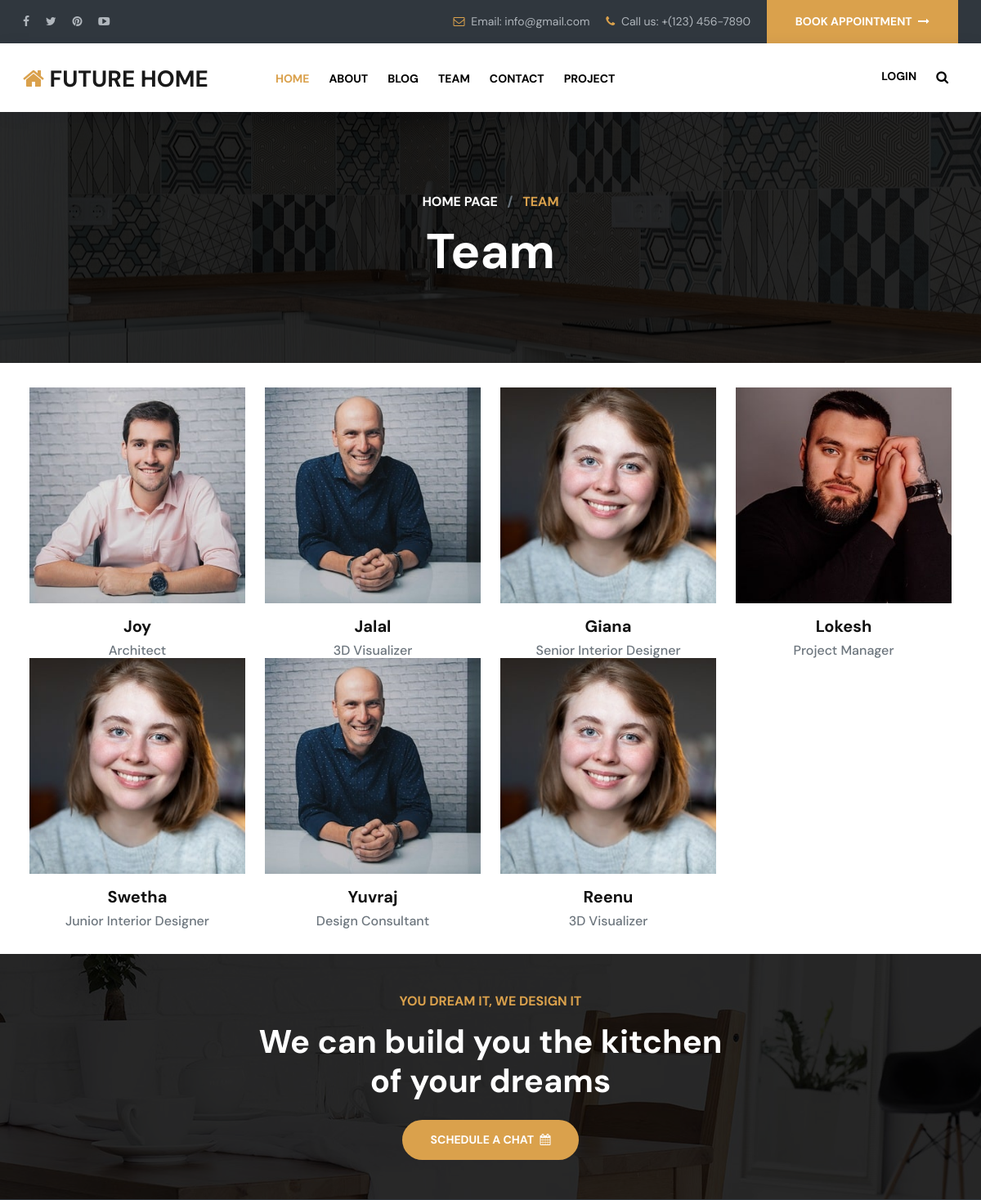
The page /team/ (upper part) on the database as committed earlier.
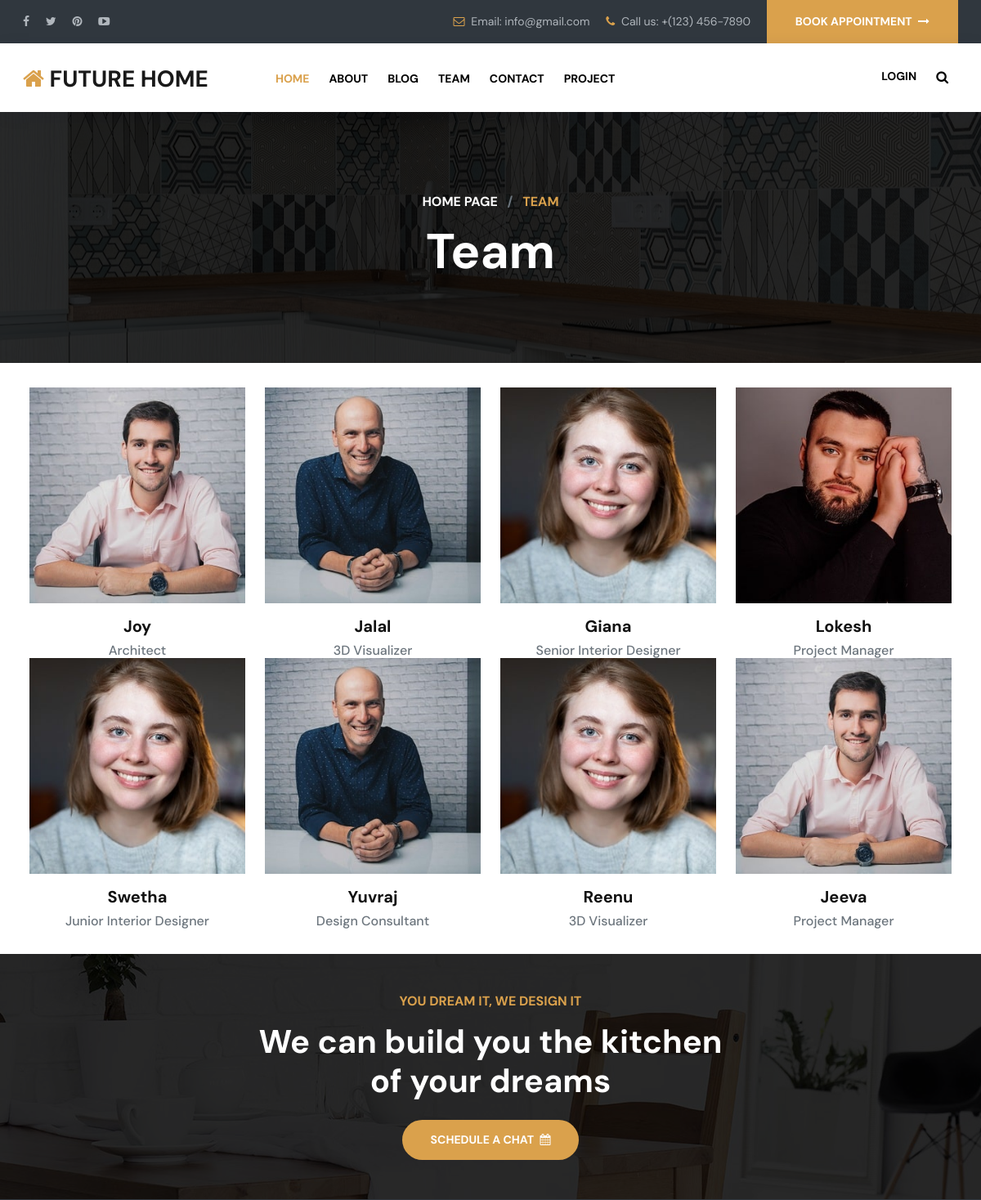
The same page on the database as committed later.
### future_app/models.py (models this page shows, shortened)
class User(AbstractUser):
    USERNAME_FIELD = 'email'
    REQUIRED_FIELDS = ['username', 'phone_number']
    user_type = models.IntegerField(default=1, choices=userchoices)
    phone_number = models.CharField(max_length=10, null=True, blank=True)
    email = models.EmailField(null=True, blank=True, unique=True)
    created_at = models.DateField(auto_now_add=True)
    name = models.CharField(max_length=100, null=True, blank=True)

class Staff(models.Model):
    staff = models.ForeignKey(User, on_delete=models.CASCADE, related_name='staff_profile')
    designation = models.CharField(max_length=100, null=True, blank=True)
    experience = models.CharField(max_length=100, null=True, blank=True)
    qualification = models.CharField(max_length=100, null=True, blank=True)
    image = models.ImageField(null=True, blank=True, upload_to="images/")

### future_app/views.py (the view)
# urls.py: path('team/', views.Team, name='team'),
def Team(request):
    unread_count = Notification.objects.filter(user=request.user.id, read=False).count()
    staff = Staff.objects.all()
    emp = User.objects.all()
    return render(request, 'team.html', locals())

### future_app/context_processors.py (called while the page is built, shortened)
def notifications_context_processor(request):
    return {}

### templates/team.html (shortened to what this page needs)
<!DOCTYPE html>
{% load static %}
<html lang="en">
<head>
	<link href="{% static 'css/bootstrap.min.css' %}" rel="stylesheet" >
	<link href="{% static 'css/font-awesome.min.css' %}" rel="stylesheet" >
	<link href="{% static 'css/global.css' %}" rel="stylesheet">
	<link href="{% static 'css/about.css' %}" rel="stylesheet">
</head>
<body>
{% include 'header.html' %}
<section id="center" class="center_team">
 <div class="promo_m center_om">
  <div class="container-fluid">
    <div class="center_o1 row text-center">
	 <div class="col-md-12">
	   <h6 class="col_yell fw-bold"><a class="text-white" href="{% url 'home' %}">HOME PAGE</a> <span class="mx-2 text-muted">/</span> TEAM</h6>
	   <h1 class="mb-0 font_60 text-white mt-3">Team</h1>
	 </div>
	</div>
 </div>
 </div>
</section>
<section id="team" class="p_3 px-4">
  <div class="container-fluid">
    <div class="team_1 row">
      {% for i in staff %}
      {% for j in emp %}
      {% if i.staff_id == j.id %}
      <div class="col-md-3 col-sm-6">
        <div class="team_1m text-center">
          <div class="team_1mi position-relative">
            <div class="team_1mi1">
              <div class="grid clearfix">
                <figure class="effect-jazz mb-0">
                  <a href="#" data-bs-toggle="modal" data-bs-target="#staffDetailModal"
                     data-image="{{ i.image.url }}"
                     data-name="{{ j.name }}"
                     data-designation="{{ i.designation }}"
                     data-qualification="{{ i.qualification }}"
                     data-experience="{{ i.experience }}">
                    <img src="{{ i.image.url }}" class="w-100" alt="abc">
                  </a>
                </figure>
              </div>
            </div>
          </div>
          <div class="team_1m1 mt-3">
            <h5>
              <a href="#" data-bs-toggle="modal" data-bs-target="#staffDetailModal"
                 data-image="{{ i.image.url }}"
                 data-name="{{ j.name }}"
                 data-designation="{{ i.designation }}"
                 data-qualification="{{ i.qualification }}"
                 data-experience="{{ i.experience }}">
                {{ j.name }}
              </a>
            </h5>
            <h6 class="text-muted mb-0">{{ i.designation }}</h6>
          </div>
        </div>
      </div>
      {% endif %}
      {% endfor %}
      {% endfor %}
    </div>
  </div>
</section>
<section id="chat">
 <div class="promo_m pt-5 pb-5 px-4">
  <div class="container-fluid">
    <div class="project_1 row text-center">
	 <div class="col-md-12">
	  <h6 class="col_yell fw-bold">YOU DREAM IT, WE DESIGN IT</h6>
	  <h1 class="text-white mt-3">We can build you the kitchen <br> of your dreams</h1>
	  <h6 class="mb-0 mt-4"><a class="button" href="{% url 'appointment' %}">SCHEDULE A CHAT <i class="fa fa-calendar ms-1"></i></a></h6>
	 </div>
	</div>
 </div>
 </div>
</section>
</body>
</html>

### templates/header.html (shortened to what this page needs)
{% load static %}
{% if user.is_active %}
<section id="top" class="bg_dark  px-3">
     <div class="container-fluid">
      <div class="row top_1">
       <div class="col-md-2 col-lg-3">
        <div class="top_1l pt-3">
         <ul class="mb-0 font_14">
            <li class="d-inline-block me-3"><a class="col_light" href="#"><i class="fa fa-facebook"></i> </a></li>
            <li class="d-inline-block me-3"><a class="col_light" href="#"><i class="fa fa-twitter"></i> </a></li>
            <li class="d-inline-block me-3"><a class="col_light" href="#"><i class="fa fa-pinterest"></i> </a></li>
            <li class="d-inline-block"><a class="col_light" href="#"><i class="fa fa-youtube-play"></i> </a></li>
         </ul>
        </div>
       </div>
       <div class="col-md-10 col-lg-9">
        <div class="top_1r text-end">
           <ul class="mb-0 font_14">
          <li class="d-inline-block col_light"><i class="fa fa-envelope-o me-1 col_yell"></i> Email:  interior@gmail.com</li>
          <li class="d-inline-block mx-3 col_light"><i class="fa fa-phone me-1 col_yell"></i> Call us: +(123) 456-7890</li>
          <li class="d-inline-block"><a class="button rounded-0" href="{% url 'appointment' %}">BOOK APPOINTMENT <i class="fa fa-long-arrow-right ms-1"></i></a></li>
         </ul>
        </div>
       </div>
      </div>
     </div>
    </section>
    <section id="header">
    <nav class="navbar navbar-expand-md navbar-light bg-white mx-auto shadow_box px-3" id="navbar_sticky">
      <div class="container-fluid">
        <a class="navbar-brand p-0  fw-bold" href="{% url 'home' %}"><i class="fa fa-home col_yell"></i> Future Home</a>
        <button class="navbar-toggler" type="button" data-bs-toggle="collapse" data-bs-target="#navbarSupportedContent" aria-controls="navbarSupportedContent" aria-expanded="false" aria-label="Toggle navigation">
          <span class="navbar-toggler-icon"></span>
        </button>
        <div class="collapse navbar-collapse" id="navbarSupportedContent">
           <ul class="navbar-nav mb-0 nav_1">
            <li class="nav-item">
              <a class="nav-link active" aria-current="page" href="{% url 'home' %}">Home</a>
            </li>
            <li class="nav-item">
              <a class="nav-link" href="{% url 'about' %}">About </a>
            </li>
            <li class="nav-item">
              <a class="nav-link" href="{% url 'blog' %}">Blog </a>
            </li>
            <li class="nav-item">
              <a class="nav-link" href="{% url 'team' %}">Team</a>
            </li>
            <li class="nav-item">
              <a class="nav-link" href="{% url 'contact' %}">Contact </a>
            </li>
            <li class="nav-item">
              <a class="nav-link" href="{% url 'project' %}">Project </a>
            </li>
          </ul>
           <ul class="navbar-nav mb-0 ms-auto">
                <li class="nav-item dropdown">
                    <a class="nav-link dropdown-toggle dropdown_search nav_hide fs-6" href="#" id="navbarNotifications"
                       role="button" data-bs-toggle="dropdown" aria-expanded="false">
                        <i class="fa fa-bell"></i>
                        <span class="badge bg-danger">{{ unread_count }}</span>
                    </a>
                    <ul class="dropdown-menu drop_2 p-3" aria-labelledby="navbarNotifications">
                        <li class="dropdown-header">Notifications</li>
                        {% if notifications %}
                            {% for i in notifications %}
                                <li>
                                    <a class="dropdown-item notification-item" href="#">
                                        <strong>{{ i.message }}</strong><br>
                                        <small>{{ i.time_ago }}</small>
                                    </a>
                                </li>
                            {% endfor %}
                                <li id="see-all">
                                    <a class="dropdown-item notification-item" href="{% url 'client_notification' %}">See all notifications</a>
                                </li>
                        {% else %}
                                <li><a class="dropdown-item notification-item">No notifications available.</a></li>
                        {% endif %}
                    </ul>
                </li>
               <li class="nav-item dropdown">
                <a class="nav-link dropdown-toggle dropdown_search nav_hide fs-6" href="#" id="navbarDropdown" role="button"
                   data-bs-toggle="dropdown" aria-expanded="false"><i class="fa fa-user" aria-hidden="true"></i></a>
                <ul class="dropdown-menu drop_2 p-3" aria-labelledby="navbarDropdown">
                  <li><a class="dropdown-item" href="{% url 'client_profile' %}">Profile</a></li>
                  <li><a class="dropdown-item" href="{% url 'logout' %}">Log Out</a></li>
                </ul>
              </li>
            <li class="nav-item dropdown">
                <a class="nav-link dropdown-toggle dropdown_search nav_hide fs-6" href="#" id="navbarDropdown" role="button" data-bs-toggle="dropdown" aria-expanded="false">
                    <i class="fa fa-search"></i>
                </a>
                <ul class="dropdown-menu drop_2 p-3" aria-labelledby="navbarDropdown">
                    <li>
                        <form method="GET" action="{% url 'search_view' %}">
                            <div class="input-group">
                                <input type="text" name="q" class="form-control" placeholder="Search Here">
                                <span class="input-group-btn">
                                    <button class="btn btn-primary bg_yell rounded-0 p-2 px-3 border-0" type="submit">
                                        <i class="fa fa-search"></i>
                                    </button>
                                </span>
                            </div>
                        </form>
                    </li>
                </ul>
            </li>
           </ul>
        </div>
      </div>
    </nav>
    </section>
{% else %}
    <section id="top" class="bg_dark  px-3">
     <div class="container-fluid">
      <div class="row top_1">
       <div class="col-md-2 col-lg-3">
        <div class="top_1l pt-3">
         <ul class="mb-0 font_14">
            <li class="d-inline-block me-3"><a class="col_light" href="#"><i class="fa fa-facebook"></i> </a></li>
            <li class="d-inline-block me-3"><a class="col_light" href="#"><i class="fa fa-twitter"></i> </a></li>
            <li class="d-inline-block me-3"><a class="col_light" href="#"><i class="fa fa-pinterest"></i> </a></li>
            <li class="d-inline-block"><a class="col_light" href="#"><i class="fa fa-youtube-play"></i> </a></li>
         </ul>
        </div>
       </div>
       <div class="col-md-10 col-lg-9">
        <div class="top_1r text-end">
           <ul class="mb-0 font_14">
          <li class="d-inline-block col_light"><i class="fa fa-envelope-o me-1 col_yell"></i> Email:  info@gmail.com</li>
          <li class="d-inline-block mx-3 col_light"><i class="fa fa-phone me-1 col_yell"></i> Call us: +(123) 456-7890</li>
          <li class="d-inline-block"><a class="button rounded-0" href="{% url 'appointment' %}">BOOK APPOINTMENT <i class="fa fa-long-arrow-right ms-1"></i></a></li>
         </ul>
        </div>
       </div>
      </div>
     </div>
    </section>
    <section id="header">
    <nav class="navbar navbar-expand-md navbar-light bg-white mx-auto shadow_box px-3" id="navbar_sticky">
      <div class="container-fluid">
        <a class="navbar-brand p-0  fw-bold" href="{% url 'home' %}"><i class="fa fa-home col_yell"></i> Future Home</a>
        <div class="collapse navbar-collapse" id="navbarSupportedContent">
           <ul class="navbar-nav mb-0 nav_1">
            <li class="nav-item">
              <a class="nav-link active" aria-current="page" href="{% url 'home' %}">Home</a>
            </li>
            <li class="nav-item">
              <a class="nav-link" href="{% url 'about' %}">About </a>
            </li>
            <li class="nav-item">
              <a class="nav-link" href="{% url 'blog' %}">Blog </a>
            </li>
            <li class="nav-item">
              <a class="nav-link" href="{% url 'team' %}">Team</a>
            </li>
            <li class="nav-item">
              <a class="nav-link" href="{% url 'contact' %}">Contact </a>
            </li>
            <li class="nav-item">
              <a class="nav-link" href="{% url 'project' %}">Project </a>
            </li>
          </ul>
           <ul class="navbar-nav mb-0 ms-auto">
               <li class="nav-item dropdown">
                   <a class="nav-link" href="{% url 'user_login' %}">Login</a>
               </li>
            <li class="nav-item dropdown">
                <a class="nav-link dropdown-toggle dropdown_search nav_hide fs-6" href="#" id="navbarDropdown" role="button" data-bs-toggle="dropdown" aria-expanded="false">
                    <i class="fa fa-search"></i>
                </a>
            </li>
           </ul>
        </div>
      </div>
    </nav>
    </section>
{% endif %}

### templates/footer.html (shortened to what this page needs)
{% load static %}

### static/css/global.css (style rules this page uses)
body { font-family: 'DM Sans', sans-serif; }
ul { list-style:none; padding:0; }
h1,h2,h3,h4,h5 { font-weight:bold; }
a { color: #111; text-decoration:none; }
.button { background:#daa14c; color:#fff!important; display: inline-block; transition: 0.3s; padding: 16px 35px 16px 35px; font-weight:bold; border-radius:50px; font-size:14px; }
.grid figure { position: relative; float: left; overflow: hidden; width: 100%; text-align: center; cursor: pointer; }
figure.effect-jazz figcaption::after, figure.effect-jazz img { -webkit-transition: opacity 0.35s, -webkit-transform 0.35s; transition: opacity 0.35s, transform 0.35s; }
.col_yell { color: #daa14c!important; }
.col_light { color:#b0b6bc; }
.bg_dark { background:#30373e!important; }
.font_14 { font-size:14px; }
.font_60 { font-size:60px; }
.p_3 { padding-top:30px; padding-bottom:30px; }
.nav_hide:after { display:none; }
#header .navbar-brand { font-size:28px; text-transform:uppercase; margin-right:50px; margin-top:3px; }
.navbar-collapse { align-items:start; }
#header .nav-link { color:#000; padding:22px 20px; font-weight:bold; text-transform:uppercase; font-size:14px; }
#header .active { color:#daa14c; }
.nav_1 { margin-top:3px; margin-left: 50px; }
.shadow_box { box-shadow: 0px 4px 20px -3px rgb(22 36 62 / 15%); }
.center_om { padding-top:100px; padding-bottom:100px; }
.promo_m { background:#000000cf; }
#chat { background-image: url(../img/49a.jpg); background-position: center; }
@media (min-width:992px) and (max-width:1200px) { .navbar-expand-md { flex-wrap:wrap!important; } }
@media (min-width:992px) and (max-width:1200px) { #header .navbar-brand { margin-right:20px; } }
@media (min-width:992px) and (max-width:1200px) { #header .nav-link { padding: 22px 12px; } }

### static/css/about.css (style rules this page uses)
.center_team { background-image: url(../img/44.jpg); background-position: center; }

### templates/team.html (style rules this page uses)
.center_team { background-image: url(../static/img/team.jpg); background-position: center; }

Rows that differ between the two databases and show on the page:
added Staff: designation "Project Manager"
added User: image (picture), name "Jeeva"
